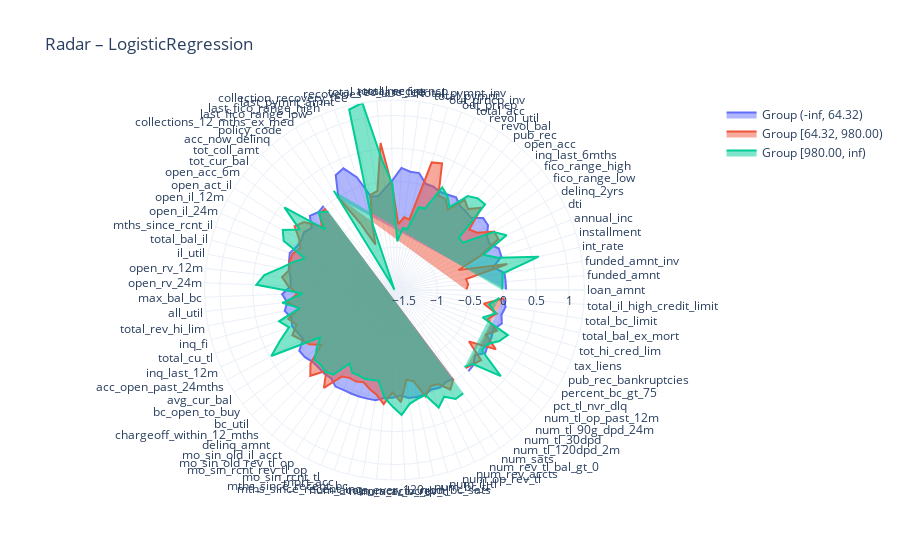
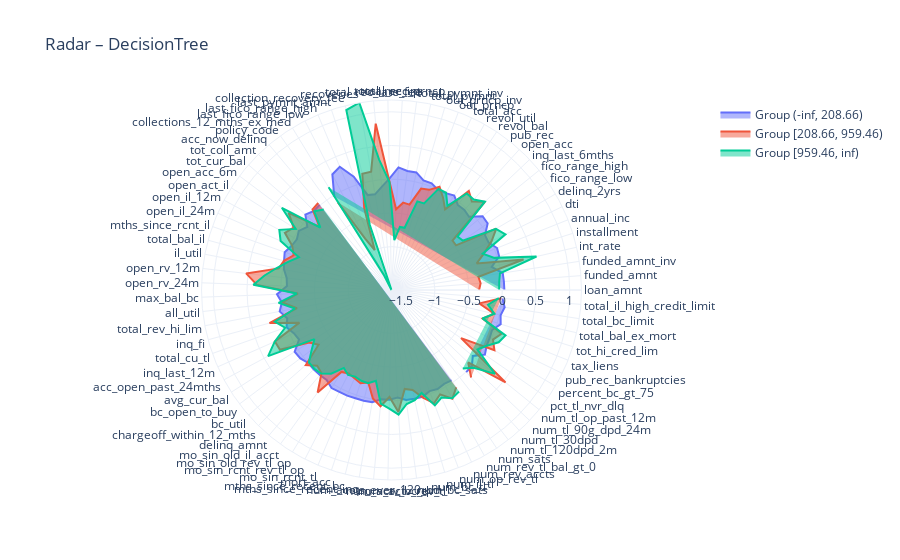
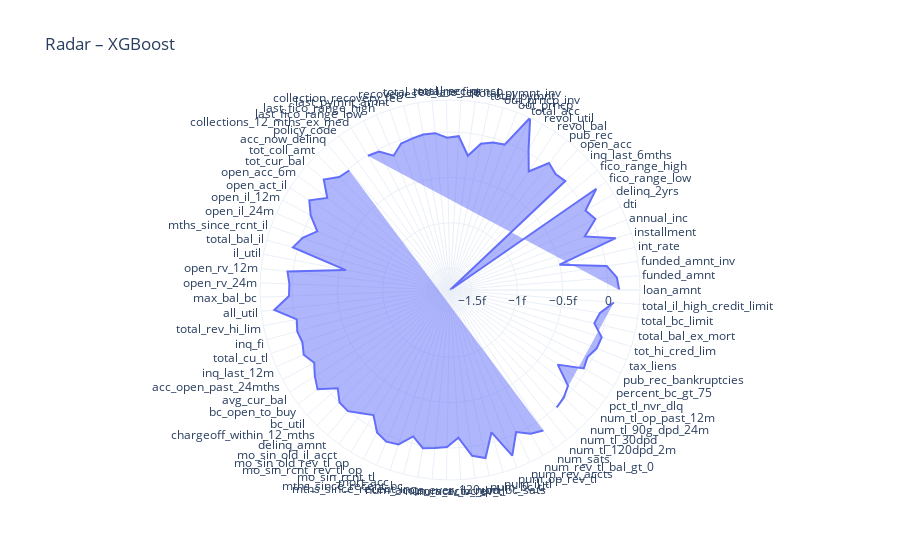
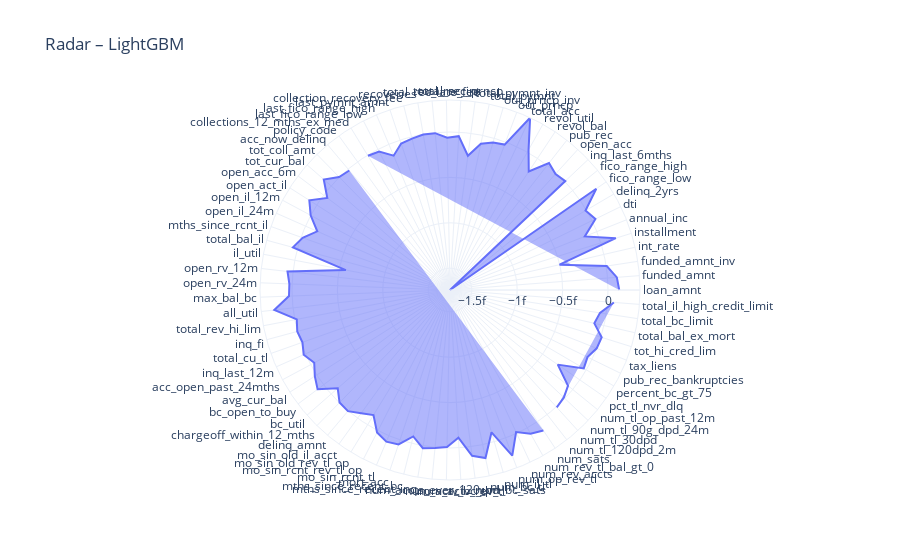

Notebook code cell kept with these figures, in order:
### Code cell
# --------------------------------------------------
# 9. LOOP DE TREINO + AVALIAÇÃO COM BinaryPerformanceEvaluator
# --------------------------------------------------
results = {}
for name, model in models.items():
    print(f"\n🔹  Treinando {name}")
    model.fit(X_train, y_train)

    evaluator = BinaryPerformanceEvaluator(
        model=model,
        df_train=df_train,
        df_test=df_test,
        target_col=TARGET,
        id_cols=["id"],
        date_col="date",
        homogeneous_group="auto",
    )

    metrics = evaluator.compute_metrics()
    results[name] = metrics

    radar = evaluator.plot_group_radar()
    radar.update_layout(title=f"Radar – {name}")
    radar.show()

# (opcional) métricas comparativas
#all_metrics = pd.concat(results, names=["model"])
#display(all_metrics)

### Figure 1 — Plotly figure (JSON) as saved in the notebook; plotly's stock layout.template omitted (floating-point values rounded to 4 significant figures)
{"data": [{"fill": "toself", "name": "Group (-inf, 64.32)", "r": [0.04483, 0.04099, 0.03951, -0.1112, 0.04903, 0.05344, -0.04976, -0.02356, 0.07597, 0.0825, -0.05414, -0.04035, -0.03331, 0.03825, 0.006536, -0.00606, 0.02685, 0.03155, 0.1636, 0.1613, 0.2057, 0.01511, -0.1002, -0.2037, -0.1906, 0.1501, 0.3528, 0.308, -0.02092, NaN, 0.01869, 0.002003, 0.05811, -0.08075, -0.02061, -0.04682, -0.02589, 0.03618, 0.008333, -0.01745, -0.06345, -0.07468, 0.05689, -0.0103, 0.04545, -0.02992, -0.002728, -0.04598, -0.07776, 0.06326, 0.0495, 0.003549, -0.003283, 0.007536, -0.002391, 0.06747, 0.05303, 0.05302, 0.05248, 0.04953, 0.04617, -0.004435, -0.01276, -0.04727, 0.00479, 0.01063, -0.004044, -0.03734, -0.01771, -0.04871, -0.03778, NaN, 0.01605, 0.00283, -0.07678, 0.02676, -0.006198, -0.01286, -0.03636, 0.05593, 0.01618, 0.05539, 0.007349], "theta": ["loan_amnt", "funded_amnt", "funded_amnt_inv", "int_rate", "installment", "annual_inc", "dti", "delinq_2yrs", "fico_range_low", "fico_range_high", "inq_last_6mths", "open_acc", "pub_rec", "revol_bal", "revol_util", "total_acc", "out_prncp", "out_prncp_inv", "total_pymnt", "total_pymnt_inv", "total_rec_prncp", "total_rec_int", "total_rec_late_fee", "recoveries", "collection_recovery_fee", "last_pymnt_amnt", "last_fico_range_high", "last_fico_range_low", "collections_12_mths_ex_med", "policy_code", "acc_now_delinq", "tot_coll_amt", "tot_cur_bal", "open_acc_6m", "open_act_il", "open_il_12m", "open_il_24m", "mths_since_rcnt_il", "total_bal_il", "il_util", "open_rv_12m", "open_rv_24m", "max_bal_bc", "all_util", "total_rev_hi_lim", "inq_fi", "total_cu_tl", "inq_last_12m", "acc_open_past_24mths", "avg_cur_bal", "bc_open_to_buy", "bc_util", "chargeoff_within_12_mths", "delinq_amnt", "mo_sin_old_il_acct", "mo_sin_old_rev_tl_op", "mo_sin_rcnt_rev_tl_op", "mo_sin_rcnt_tl", "mort_acc", "mths_since_recent_bc", "mths_since_recent_inq", "num_accts_ever_120_pd", "num_actv_bc_tl", "num_actv_rev_tl", "num_bc_sats", "num_bc_tl", "num_il_tl", "num_op_rev_tl", "num_rev_accts", "num_rev_tl_bal_gt_0", "num_sats", "num_tl_120dpd_2m", "num_tl_30dpd", "num_tl_90g_dpd_24m", "num_tl_op_past_12m", "pct_tl_nvr_dlq", "percent_bc_gt_75", "pub_rec_bankruptcies", "tax_liens", "tot_hi_cred_lim", "total_bal_ex_mort", "total_bc_limit", "total_il_high_credit_limit"], "type": "scatterpolar"}, {"fill": "toself", "name": "Group [64.32, 980.00)", "r": [-0.5596, -0.5296, -0.5518, 0.1065, -0.6326, -0.2511, 0.1052, 0.1023, -0.1227, -0.1921, 0.1669, 0.0092, 0.08427, -0.1885, -0.06528, -0.07064, 0.4017, 0.3671, -0.5545, -0.5372, -0.6481, -0.1035, 0.5906, -0.1243, -0.1605, -0.5729, -0.9043, -0.513, 0.01712, NaN, -0.03426, -0.02322, -0.1919, 0.06663, 0.1481, -0.008825, -0.08701, -0.008684, -0.001264, -0.02617, 0.06727, -0.03671, -0.1743, -0.006988, -0.1795, 0.01976, -0.07419, 0.04556, -0.04884, -0.1164, -0.2598, 0.04386, 0.1743, -0.04733, 0.1817, -0.1101, -0.1527, -0.1435, -0.1724, -0.1007, -0.03831, 0.08836, -0.09654, 0.05576, -0.2768, -0.2344, 0.0309, -0.09152, -0.07679, 0.08141, -0.033, NaN, -0.04642, -0.009434, 0.04205, -0.2753, 0.1314, -0.1054, 0.02234, -0.1724, -0.05901, -0.2805, 0.01962], "theta": ["loan_amnt", "funded_amnt", "funded_amnt_inv", "int_rate", "installment", "annual_inc", "dti", "delinq_2yrs", "fico_range_low", "fico_range_high", "inq_last_6mths", "open_acc", "pub_rec", "revol_bal", "revol_util", "total_acc", "out_prncp", "out_prncp_inv", "total_pymnt", "total_pymnt_inv", "total_rec_prncp", "total_rec_int", "total_rec_late_fee", "recoveries", "collection_recovery_fee", "last_pymnt_amnt", "last_fico_range_high", "last_fico_range_low", "collections_12_mths_ex_med", "policy_code", "acc_now_delinq", "tot_coll_amt", "tot_cur_bal", "open_acc_6m", "open_act_il", "open_il_12m", "open_il_24m", "mths_since_rcnt_il", "total_bal_il", "il_util", "open_rv_12m", "open_rv_24m", "max_bal_bc", "all_util", "total_rev_hi_lim", "inq_fi", "total_cu_tl", "inq_last_12m", "acc_open_past_24mths", "avg_cur_bal", "bc_open_to_buy", "bc_util", "chargeoff_within_12_mths", "delinq_amnt", "mo_sin_old_il_acct", "mo_sin_old_rev_tl_op", "mo_sin_rcnt_rev_tl_op", "mo_sin_rcnt_tl", "mort_acc", "mths_since_recent_bc", "mths_since_recent_inq", "num_accts_ever_120_pd", "num_actv_bc_tl", "num_actv_rev_tl", "num_bc_sats", "num_bc_tl", "num_il_tl", "num_op_rev_tl", "num_rev_accts", "num_rev_tl_bal_gt_0", "num_sats", "num_tl_120dpd_2m", "num_tl_30dpd", "num_tl_90g_dpd_24m", "num_tl_op_past_12m", "pct_tl_nvr_dlq", "percent_bc_gt_75", "pub_rec_bankruptcies", "tax_liens", "tot_hi_cred_lim", "total_bal_ex_mort", "total_bc_limit", "total_il_high_credit_limit"], "type": "scatterpolar"}, {"fill": "toself", "name": "Group [980.00, inf)", "r": [-0.01667, -0.007487, 0.01073, 0.5976, -0.009333, -0.2005, 0.2426, 0.09207, -0.3868, -0.3945, 0.2411, 0.2297, 0.1564, -0.1397, -0.009512, 0.06578, -0.33, -0.3422, -0.7067, -0.7012, -0.9101, -0.04261, 0.3237, 1.234, 1.174, -0.6207, -1.651, -1.561, 0.1137, NaN, -0.09338, -0.001522, -0.2533, 0.4388, 0.05508, 0.275, 0.1877, -0.2058, -0.04772, 0.1124, 0.3383, 0.4485, -0.2539, 0.06271, -0.1853, 0.1647, 0.04802, 0.2466, 0.4716, -0.3159, -0.174, -0.0396, -0.05666, -0.0231, -0.06506, -0.343, -0.2409, -0.2448, -0.2291, -0.2432, -0.2508, -0.01268, 0.1158, 0.2496, 0.09244, 0.04022, 0.01001, 0.256, 0.1359, 0.2468, 0.2332, NaN, -0.07281, -0.01229, 0.4265, -0.03545, -0.02117, 0.1203, 0.2009, -0.2491, -0.06808, -0.1991, -0.05109], "theta": ["loan_amnt", "funded_amnt", "funded_amnt_inv", "int_rate", "installment", "annual_inc", "dti", "delinq_2yrs", "fico_range_low", "fico_range_high", "inq_last_6mths", "open_acc", "pub_rec", "revol_bal", "revol_util", "total_acc", "out_prncp", "out_prncp_inv", "total_pymnt", "total_pymnt_inv", "total_rec_prncp", "total_rec_int", "total_rec_late_fee", "recoveries", "collection_recovery_fee", "last_pymnt_amnt", "last_fico_range_high", "last_fico_range_low", "collections_12_mths_ex_med", "policy_code", "acc_now_delinq", "tot_coll_amt", "tot_cur_bal", "open_acc_6m", "open_act_il", "open_il_12m", "open_il_24m", "mths_since_rcnt_il", "total_bal_il", "il_util", "open_rv_12m", "open_rv_24m", "max_bal_bc", "all_util", "total_rev_hi_lim", "inq_fi", "total_cu_tl", "inq_last_12m", "acc_open_past_24mths", "avg_cur_bal", "bc_open_to_buy", "bc_util", "chargeoff_within_12_mths", "delinq_amnt", "mo_sin_old_il_acct", "mo_sin_old_rev_tl_op", "mo_sin_rcnt_rev_tl_op", "mo_sin_rcnt_tl", "mort_acc", "mths_since_recent_bc", "mths_since_recent_inq", "num_accts_ever_120_pd", "num_actv_bc_tl", "num_actv_rev_tl", "num_bc_sats", "num_bc_tl", "num_il_tl", "num_op_rev_tl", "num_rev_accts", "num_rev_tl_bal_gt_0", "num_sats", "num_tl_120dpd_2m", "num_tl_30dpd", "num_tl_90g_dpd_24m", "num_tl_op_past_12m", "pct_tl_nvr_dlq", "percent_bc_gt_75", "pub_rec_bankruptcies", "tax_liens", "tot_hi_cred_lim", "total_bal_ex_mort", "total_bc_limit", "total_il_high_credit_limit"], "type": "scatterpolar"}], "layout": {"title": {"text": "Radar – LogisticRegression"}}}

### Figure 2 — Plotly figure (JSON) as saved in the notebook; plotly's stock layout.template omitted (floating-point values rounded to 4 significant figures)
{"data": [{"fill": "toself", "name": "Group (-inf, 208.66)", "r": [0.03128, 0.02867, 0.02607, -0.1182, 0.02948, 0.04206, -0.03982, -0.03598, 0.09175, 0.09617, -0.06144, -0.03684, -0.04364, 0.03816, 0.003413, -0.005095, 0.04828, 0.05027, 0.1392, 0.1383, 0.1789, 0.009444, -0.1071, -0.2028, -0.1915, 0.1283, 0.3393, 0.2823, -0.01559, NaN, 0.01061, -0.00086, 0.05494, -0.08237, -0.0124, -0.0507, -0.02325, 0.0377, 0.008178, -0.01914, -0.07792, -0.09147, 0.05658, -0.006203, 0.04513, -0.04074, 0.00821, -0.05851, -0.08741, 0.06056, 0.0469, -0.0006706, 0.006069, 0.005885, 0.002462, 0.06249, 0.05489, 0.05673, 0.04975, 0.05151, 0.04651, -0.01453, -0.01519, -0.04604, 0.0008989, 0.004443, 0.006937, -0.04094, -0.02362, -0.04683, -0.03373, NaN, 0.004005, -0.0006229, -0.09163, 0.04186, -0.007606, -0.02287, -0.03697, 0.05345, 0.01789, 0.05466, 0.008348], "theta": ["loan_amnt", "funded_amnt", "funded_amnt_inv", "int_rate", "installment", "annual_inc", "dti", "delinq_2yrs", "fico_range_low", "fico_range_high", "inq_last_6mths", "open_acc", "pub_rec", "revol_bal", "revol_util", "total_acc", "out_prncp", "out_prncp_inv", "total_pymnt", "total_pymnt_inv", "total_rec_prncp", "total_rec_int", "total_rec_late_fee", "recoveries", "collection_recovery_fee", "last_pymnt_amnt", "last_fico_range_high", "last_fico_range_low", "collections_12_mths_ex_med", "policy_code", "acc_now_delinq", "tot_coll_amt", "tot_cur_bal", "open_acc_6m", "open_act_il", "open_il_12m", "open_il_24m", "mths_since_rcnt_il", "total_bal_il", "il_util", "open_rv_12m", "open_rv_24m", "max_bal_bc", "all_util", "total_rev_hi_lim", "inq_fi", "total_cu_tl", "inq_last_12m", "acc_open_past_24mths", "avg_cur_bal", "bc_open_to_buy", "bc_util", "chargeoff_within_12_mths", "delinq_amnt", "mo_sin_old_il_acct", "mo_sin_old_rev_tl_op", "mo_sin_rcnt_rev_tl_op", "mo_sin_rcnt_tl", "mort_acc", "mths_since_recent_bc", "mths_since_recent_inq", "num_accts_ever_120_pd", "num_actv_bc_tl", "num_actv_rev_tl", "num_bc_sats", "num_bc_tl", "num_il_tl", "num_op_rev_tl", "num_rev_accts", "num_rev_tl_bal_gt_0", "num_sats", "num_tl_120dpd_2m", "num_tl_30dpd", "num_tl_90g_dpd_24m", "num_tl_op_past_12m", "pct_tl_nvr_dlq", "percent_bc_gt_75", "pub_rec_bankruptcies", "tax_liens", "tot_hi_cred_lim", "total_bal_ex_mort", "total_bc_limit", "total_il_high_credit_limit"], "type": "scatterpolar"}, {"fill": "toself", "name": "Group [208.66, 959.46)", "r": [-0.3438, -0.3178, -0.3392, 0.3673, -0.3194, -0.1638, 0.01039, 0.1572, -0.4784, -0.4783, 0.2628, 0.1291, 0.2213, -0.2075, -0.0773, 0.0469, -0.05618, -0.07679, -0.3497, -0.3362, -0.4444, -0.03466, 0.8349, 0.1379, 0.1346, -0.3627, -0.9995, -0.7853, -0.119, NaN, 0.04433, 0.02877, -0.223, 0.2645, 0.07895, 0.1507, -0.03404, -0.1035, 0.009685, 0.05961, 0.527, 0.3535, -0.2531, -0.01227, -0.2152, 0.232, -0.1947, 0.2475, 0.2335, -0.1923, -0.2913, 0.04641, -0.06949, -0.03141, 0.2309, -0.219, -0.2516, -0.225, -0.1861, -0.229, -0.01123, 0.08987, -0.05608, 0.168, -0.1621, -0.1267, 0.02157, 0.1521, 0.06507, 0.2047, 0.09145, NaN, 0.1123, -0.07786, 0.535, -0.3882, 0.1262, 0.03209, 0.1142, -0.2264, -0.07979, -0.326, -0.00916], "theta": ["loan_amnt", "funded_amnt", "funded_amnt_inv", "int_rate", "installment", "annual_inc", "dti", "delinq_2yrs", "fico_range_low", "fico_range_high", "inq_last_6mths", "open_acc", "pub_rec", "revol_bal", "revol_util", "total_acc", "out_prncp", "out_prncp_inv", "total_pymnt", "total_pymnt_inv", "total_rec_prncp", "total_rec_int", "total_rec_late_fee", "recoveries", "collection_recovery_fee", "last_pymnt_amnt", "last_fico_range_high", "last_fico_range_low", "collections_12_mths_ex_med", "policy_code", "acc_now_delinq", "tot_coll_amt", "tot_cur_bal", "open_acc_6m", "open_act_il", "open_il_12m", "open_il_24m", "mths_since_rcnt_il", "total_bal_il", "il_util", "open_rv_12m", "open_rv_24m", "max_bal_bc", "all_util", "total_rev_hi_lim", "inq_fi", "total_cu_tl", "inq_last_12m", "acc_open_past_24mths", "avg_cur_bal", "bc_open_to_buy", "bc_util", "chargeoff_within_12_mths", "delinq_amnt", "mo_sin_old_il_acct", "mo_sin_old_rev_tl_op", "mo_sin_rcnt_rev_tl_op", "mo_sin_rcnt_tl", "mort_acc", "mths_since_recent_bc", "mths_since_recent_inq", "num_accts_ever_120_pd", "num_actv_bc_tl", "num_actv_rev_tl", "num_bc_sats", "num_bc_tl", "num_il_tl", "num_op_rev_tl", "num_rev_accts", "num_rev_tl_bal_gt_0", "num_sats", "num_tl_120dpd_2m", "num_tl_30dpd", "num_tl_90g_dpd_24m", "num_tl_op_past_12m", "pct_tl_nvr_dlq", "percent_bc_gt_75", "pub_rec_bankruptcies", "tax_liens", "tot_hi_cred_lim", "total_bal_ex_mort", "total_bc_limit", "total_il_high_credit_limit"], "type": "scatterpolar"}, {"fill": "toself", "name": "Group [959.46, inf)", "r": [-0.04557, -0.04063, -0.0158, 0.5641, -0.0449, -0.1869, 0.2378, 0.1527, -0.3567, -0.3836, 0.2631, 0.1697, 0.1723, -0.1448, 0.01177, 0.01125, -0.27, -0.2734, -0.6997, -0.6999, -0.901, -0.04285, 0.3, 1.175, 1.108, -0.6277, -1.643, -1.387, 0.1449, NaN, -0.08316, -0.006873, -0.2403, 0.3897, 0.04219, 0.2449, 0.1557, -0.1857, -0.05381, 0.09134, 0.2522, 0.4076, -0.2376, 0.04289, -0.1839, 0.1502, 0.03197, 0.2517, 0.4334, -0.2874, -0.1626, -0.01545, -0.007668, -0.02258, -0.1121, -0.2879, -0.228, -0.2504, -0.2243, -0.2169, -0.2781, 0.05054, 0.116, 0.2093, 0.06273, 0.02628, -0.05126, 0.185, 0.1163, 0.1986, 0.1667, NaN, -0.07161, 0.03655, 0.3322, -0.09125, -0.006859, 0.1256, 0.1768, -0.2298, -0.07521, -0.1952, -0.04692], "theta": ["loan_amnt", "funded_amnt", "funded_amnt_inv", "int_rate", "installment", "annual_inc", "dti", "delinq_2yrs", "fico_range_low", "fico_range_high", "inq_last_6mths", "open_acc", "pub_rec", "revol_bal", "revol_util", "total_acc", "out_prncp", "out_prncp_inv", "total_pymnt", "total_pymnt_inv", "total_rec_prncp", "total_rec_int", "total_rec_late_fee", "recoveries", "collection_recovery_fee", "last_pymnt_amnt", "last_fico_range_high", "last_fico_range_low", "collections_12_mths_ex_med", "policy_code", "acc_now_delinq", "tot_coll_amt", "tot_cur_bal", "open_acc_6m", "open_act_il", "open_il_12m", "open_il_24m", "mths_since_rcnt_il", "total_bal_il", "il_util", "open_rv_12m", "open_rv_24m", "max_bal_bc", "all_util", "total_rev_hi_lim", "inq_fi", "total_cu_tl", "inq_last_12m", "acc_open_past_24mths", "avg_cur_bal", "bc_open_to_buy", "bc_util", "chargeoff_within_12_mths", "delinq_amnt", "mo_sin_old_il_acct", "mo_sin_old_rev_tl_op", "mo_sin_rcnt_rev_tl_op", "mo_sin_rcnt_tl", "mort_acc", "mths_since_recent_bc", "mths_since_recent_inq", "num_accts_ever_120_pd", "num_actv_bc_tl", "num_actv_rev_tl", "num_bc_sats", "num_bc_tl", "num_il_tl", "num_op_rev_tl", "num_rev_accts", "num_rev_tl_bal_gt_0", "num_sats", "num_tl_120dpd_2m", "num_tl_30dpd", "num_tl_90g_dpd_24m", "num_tl_op_past_12m", "pct_tl_nvr_dlq", "percent_bc_gt_75", "pub_rec_bankruptcies", "tax_liens", "tot_hi_cred_lim", "total_bal_ex_mort", "total_bc_limit", "total_il_high_credit_limit"], "type": "scatterpolar"}], "layout": {"title": {"text": "Radar – DecisionTree"}}}

### Figure 3 — Plotly figure (JSON) as saved in the notebook; plotly's stock layout.template omitted (floating-point values rounded to 4 significant figures)
{"data": [{"fill": "toself", "name": "Group (-inf, inf)", "r": [1.238e-16, 1.026e-16, 6.171e-18, -5.02e-16, 1.731e-16, -1.428e-16, 4.227e-17, -1.039e-17, 2.193e-16, -1.74e-15, 6.782e-18, -1.305e-17, 3.291e-17, -1.732e-16, 2.927e-17, 3.523e-16, -2.928e-17, -4.767e-17, -9.358e-17, -2.487e-16, -4.3e-17, -6.335e-17, -5.405e-18, -2.112e-18, -2.118e-17, -3.92e-17, -1.36e-16, -2.655e-17, -7.604e-18, NaN, -1.871e-17, 3.42e-18, 1.077e-16, -5.077e-17, 9.75e-17, 1.036e-18, -1.417e-16, -1.804e-17, 5.232e-17, -5.719e-16, 6.116e-17, 3.028e-17, 3.431e-17, 2.075e-16, -2.187e-17, 2.854e-18, -1.591e-17, 2.158e-17, -4.336e-17, 2.565e-17, 8.275e-17, -9.646e-17, -3.314e-18, 4.409e-18, -6.696e-17, -1.248e-16, 2.298e-17, 7.135e-17, 5.213e-17, -7.727e-17, 2.748e-17, 8.465e-18, -1.148e-17, -1.105e-16, 1.025e-16, 1.517e-16, -1.075e-16, 2.086e-16, -1.379e-17, 7.478e-17, 1.18e-16, NaN, 7.518e-18, -1.47e-17, -6.663e-17, -2.963e-16, -3.239e-17, -5.497e-17, -1.431e-18, 9.941e-18, -1.086e-16, -6.905e-17, 7.005e-17], "theta": ["loan_amnt", "funded_amnt", "funded_amnt_inv", "int_rate", "installment", "annual_inc", "dti", "delinq_2yrs", "fico_range_low", "fico_range_high", "inq_last_6mths", "open_acc", "pub_rec", "revol_bal", "revol_util", "total_acc", "out_prncp", "out_prncp_inv", "total_pymnt", "total_pymnt_inv", "total_rec_prncp", "total_rec_int", "total_rec_late_fee", "recoveries", "collection_recovery_fee", "last_pymnt_amnt", "last_fico_range_high", "last_fico_range_low", "collections_12_mths_ex_med", "policy_code", "acc_now_delinq", "tot_coll_amt", "tot_cur_bal", "open_acc_6m", "open_act_il", "open_il_12m", "open_il_24m", "mths_since_rcnt_il", "total_bal_il", "il_util", "open_rv_12m", "open_rv_24m", "max_bal_bc", "all_util", "total_rev_hi_lim", "inq_fi", "total_cu_tl", "inq_last_12m", "acc_open_past_24mths", "avg_cur_bal", "bc_open_to_buy", "bc_util", "chargeoff_within_12_mths", "delinq_amnt", "mo_sin_old_il_acct", "mo_sin_old_rev_tl_op", "mo_sin_rcnt_rev_tl_op", "mo_sin_rcnt_tl", "mort_acc", "mths_since_recent_bc", "mths_since_recent_inq", "num_accts_ever_120_pd", "num_actv_bc_tl", "num_actv_rev_tl", "num_bc_sats", "num_bc_tl", "num_il_tl", "num_op_rev_tl", "num_rev_accts", "num_rev_tl_bal_gt_0", "num_sats", "num_tl_120dpd_2m", "num_tl_30dpd", "num_tl_90g_dpd_24m", "num_tl_op_past_12m", "pct_tl_nvr_dlq", "percent_bc_gt_75", "pub_rec_bankruptcies", "tax_liens", "tot_hi_cred_lim", "total_bal_ex_mort", "total_bc_limit", "total_il_high_credit_limit"], "type": "scatterpolar"}], "layout": {"title": {"text": "Radar – XGBoost"}}}

### Figure 4 — Plotly figure (JSON) as saved in the notebook; plotly's stock layout.template omitted (floating-point values rounded to 4 significant figures)
{"data": [{"fill": "toself", "name": "Group (-inf, inf)", "r": [1.238e-16, 1.026e-16, 6.171e-18, -5.02e-16, 1.731e-16, -1.428e-16, 4.227e-17, -1.039e-17, 2.193e-16, -1.74e-15, 6.782e-18, -1.305e-17, 3.291e-17, -1.732e-16, 2.927e-17, 3.523e-16, -2.928e-17, -4.767e-17, -9.358e-17, -2.487e-16, -4.3e-17, -6.335e-17, -5.405e-18, -2.112e-18, -2.118e-17, -3.92e-17, -1.36e-16, -2.655e-17, -7.604e-18, NaN, -1.871e-17, 3.42e-18, 1.077e-16, -5.077e-17, 9.75e-17, 1.036e-18, -1.417e-16, -1.804e-17, 5.232e-17, -5.719e-16, 6.116e-17, 3.028e-17, 3.431e-17, 2.075e-16, -2.187e-17, 2.854e-18, -1.591e-17, 2.158e-17, -4.336e-17, 2.565e-17, 8.275e-17, -9.646e-17, -3.314e-18, 4.409e-18, -6.696e-17, -1.248e-16, 2.298e-17, 7.135e-17, 5.213e-17, -7.727e-17, 2.748e-17, 8.465e-18, -1.148e-17, -1.105e-16, 1.025e-16, 1.517e-16, -1.075e-16, 2.086e-16, -1.379e-17, 7.478e-17, 1.18e-16, NaN, 7.518e-18, -1.47e-17, -6.663e-17, -2.963e-16, -3.239e-17, -5.497e-17, -1.431e-18, 9.941e-18, -1.086e-16, -6.905e-17, 7.005e-17], "theta": ["loan_amnt", "funded_amnt", "funded_amnt_inv", "int_rate", "installment", "annual_inc", "dti", "delinq_2yrs", "fico_range_low", "fico_range_high", "inq_last_6mths", "open_acc", "pub_rec", "revol_bal", "revol_util", "total_acc", "out_prncp", "out_prncp_inv", "total_pymnt", "total_pymnt_inv", "total_rec_prncp", "total_rec_int", "total_rec_late_fee", "recoveries", "collection_recovery_fee", "last_pymnt_amnt", "last_fico_range_high", "last_fico_range_low", "collections_12_mths_ex_med", "policy_code", "acc_now_delinq", "tot_coll_amt", "tot_cur_bal", "open_acc_6m", "open_act_il", "open_il_12m", "open_il_24m", "mths_since_rcnt_il", "total_bal_il", "il_util", "open_rv_12m", "open_rv_24m", "max_bal_bc", "all_util", "total_rev_hi_lim", "inq_fi", "total_cu_tl", "inq_last_12m", "acc_open_past_24mths", "avg_cur_bal", "bc_open_to_buy", "bc_util", "chargeoff_within_12_mths", "delinq_amnt", "mo_sin_old_il_acct", "mo_sin_old_rev_tl_op", "mo_sin_rcnt_rev_tl_op", "mo_sin_rcnt_tl", "mort_acc", "mths_since_recent_bc", "mths_since_recent_inq", "num_accts_ever_120_pd", "num_actv_bc_tl", "num_actv_rev_tl", "num_bc_sats", "num_bc_tl", "num_il_tl", "num_op_rev_tl", "num_rev_accts", "num_rev_tl_bal_gt_0", "num_sats", "num_tl_120dpd_2m", "num_tl_30dpd", "num_tl_90g_dpd_24m", "num_tl_op_past_12m", "pct_tl_nvr_dlq", "percent_bc_gt_75", "pub_rec_bankruptcies", "tax_liens", "tot_hi_cred_lim", "total_bal_ex_mort", "total_bc_limit", "total_il_high_credit_limit"], "type": "scatterpolar"}], "layout": {"title": {"text": "Radar – LightGBM"}}}
